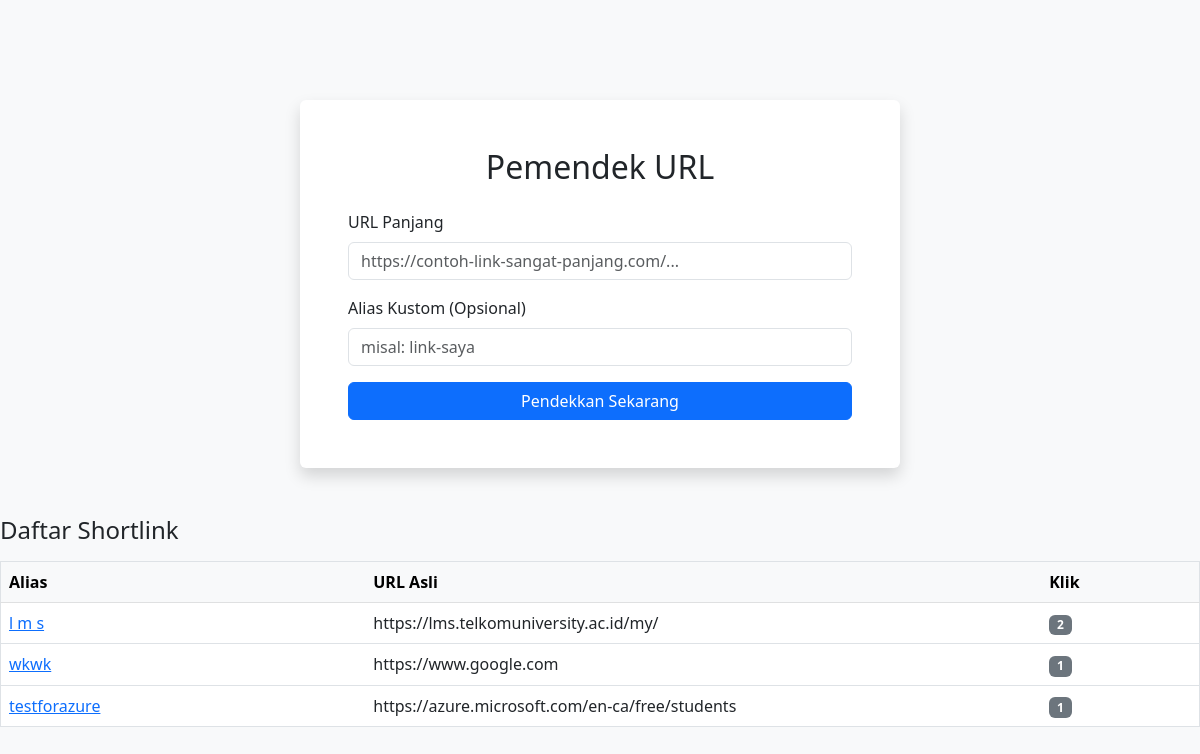
The page / on the database its author committed.
### app.py (models this page shows)
class URLMapping(db.Model):
    id = db.Column(db.Integer, primary_key=True)
    long_url = db.Column(db.String(500), nullable=False)
    short_slug = db.Column(db.String(50), unique=True, nullable=False)
    clicks = db.Column(db.Integer, default=0)

### app.py (the view)
@app.route('/')
def index():
    all_urls = URLMapping.query.order_by(URLMapping.id.desc()).all()
    return render_template('index.html', urls=all_urls)

### templates/index.html (shortened to what this page needs)
<!DOCTYPE html>
<html lang="id">
<head>
    <link href="https://cdn.jsdelivr.net/npm/bootstrap@5.3.0/dist/css/bootstrap.min.css" rel="stylesheet">
</head>
<body>
    <div class="container bg-white p-5 rounded shadow">
        <h2 class="text-center mb-4">Pemendek URL</h2>
        <form action="/shorten" method="POST">
            <div class="mb-3">
                <label class="form-label">URL Panjang</label>
                <input type="url" name="url" class="form-control" placeholder="https://contoh-link-sangat-panjang.com/..." required>
            </div>
            <div class="mb-3">
                <label class="form-label">Alias Kustom (Opsional)</label>
                <input type="text" name="alias" class="form-control" placeholder="misal: link-saya">
            </div>
            <button type="submit" class="btn btn-primary w-100">Pendekkan Sekarang</button>
        </form>
    </div>
    <div class="mt-5">
    <h4 class="mb-3">Daftar Shortlink</h4>
    <div class="table-responsive">
        <table class="table table-hover bg-white border">
            <thead class="table-light">
                <tr>
                    <th>Alias</th>
                    <th>URL Asli</th>
                    <th>Klik</th>
                </tr>
            </thead>
            <tbody>
                {% for item in urls %}
                <tr>
                    <td><a href="/{{ item.short_slug }}" target="_blank">{{ item.short_slug }}</a></td>
                    <td class="text-truncate" style="max-width: 200px;">{{ item.long_url }}</td>
                    <td><span class="badge bg-secondary">{{ item.clicks }}</span></td>
                </tr>
                {% endfor %}
            </tbody>
        </table>
    </div>
</div>
</body>
</html>

### templates/index.html (style rules this page uses)
body { background-color: #f8f9fa; }
.container { max-width: 600px; margin-top: 100px; }

### rows shown on the page
URLMapping: short_slug "l m s", long_url "https://lms.telkomuniversity.ac.id/my/", clicks "2"
URLMapping: short_slug "wkwk", long_url "https://www.google.com", clicks "1"
URLMapping: short_slug "testforazure", long_url "https://azure.microsoft.com/en-ca/free/students", clicks "1"
